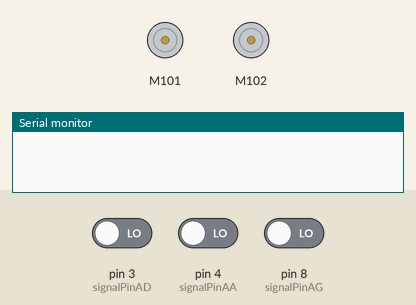
This sketch was run on a simulated Arduino Uno, built with avr-gcc and run on an emulated ATmega328P. Parts: 2 × DC motor (green arrow = forward, orange = backward, longer = faster), the last lines printed to the serial monitor. The test bench sets the inputs (shaded band); at power-on: pin 3 (signalPinAD) LOW, pin 4 (signalPinAA) LOW, pin 8 (signalPinAG) LOW. Random numbers use the default seed unless the sketch sets one.

Above: at 1.2 s.
1.3 s: pin 3 (signalPinAD) driven HIGH
At 2.3 s:
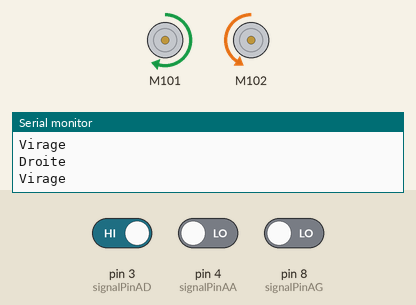
2.8 s: pin 4 (signalPinAA) driven HIGH
At 3.5 s:
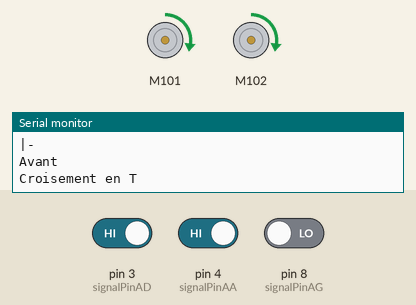
4.3 s: pin 8 (signalPinAG) driven HIGH
At 6.46 s:
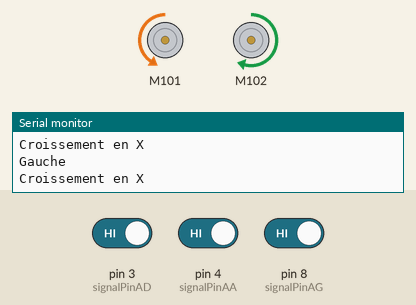
7.3 s: pin 4 (signalPinAA) driven LOW
Timing chart, 0 to 10.3 s (numbered marks = the images above; inputs shaded):
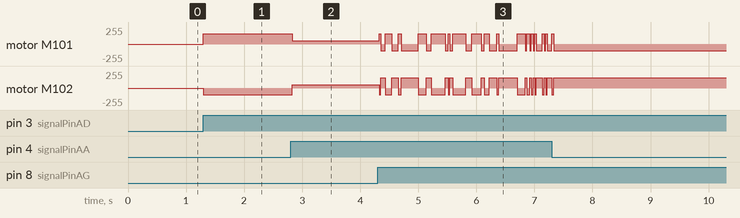

Measured:
- after the input at 1.3 s, motor M101: stopped → forward 153/255 at once; motor M102: stopped → backward 102/255 at once
- after the input at 2.8 s, motor M101: forward 153/255 → forward 51/255 at once; motor M102: backward 102/255 → forward 51/255 at once

The sketch:

TestSuivie.ino
```cpp
#include <SoftwareSerial.h>
#include <Wire.h>
#include "Grove_I2C_Motor_Driver.h"

int signalPinAG = 8; // Les différents capteurs
int signalPinAD = 3;
int signalPinAA = 4;

int AA = 0;
int AG = 0;
int AD = 0;
int Dir = 0;
int Solution = 0;
int reflex = 0;
#define I2C_ADDRESS 0x0f
void setup() {
  // put your setup code here, to run once:
  pinMode(signalPinAG, INPUT);
  pinMode(signalPinAG, INPUT);
  pinMode(signalPinAA, INPUT);
  Serial.begin(9600);
  Motor.begin(I2C_ADDRESS);
}

void loop() {

 /* if(HIGH == digitalRead(signalPinAA)){
  Dir = 3;
  }

  if(HIGH == digitalRead(signalPinAD)){
  Dir = 2;
  }

  if(HIGH == digitalRead(signalPinAG)){
  Dir = 1;
  }*/


 if((HIGH == digitalRead(signalPinAA) && HIGH != digitalRead(signalPinAG) && HIGH != digitalRead(signalPinAD)) || (HIGH != digitalRead(signalPinAA) && HIGH == digitalRead(signalPinAG) && HIGH != digitalRead(signalPinAD)) || (HIGH != digitalRead(signalPinAA) && HIGH != digitalRead(signalPinAG) && HIGH == digitalRead(signalPinAD))){

  Serial.println("Virage");
  if(HIGH == digitalRead(signalPinAA)){
  Dir = 3;
  }

  if(HIGH == digitalRead(signalPinAD)){
  Dir = 2;
  }

  if(HIGH == digitalRead(signalPinAG)){
  Dir = 1;
  }
 }


 if((HIGH == digitalRead(signalPinAA) && HIGH == digitalRead(signalPinAG) && HIGH != digitalRead(signalPinAD)) || (HIGH != digitalRead(signalPinAA) && HIGH == digitalRead(signalPinAG) && HIGH == digitalRead(signalPinAD)) || (HIGH == digitalRead(signalPinAA) && HIGH != digitalRead(signalPinAG) && HIGH == digitalRead(signalPinAD))){

  Serial.println("Croisement en T");
  if(HIGH == digitalRead(signalPinAA) && HIGH == digitalRead(signalPinAG) && HIGH != digitalRead(signalPinAD)){
  Serial.println("-|");
  Solution = random(1,2);
  if(Solution == 2){
  Dir = 3;
  }

  if(Solution == 1){
  Dir = 1;
  }
 }

 if (HIGH != digitalRead(signalPinAA) && HIGH == digitalRead(signalPinAG) && HIGH == digitalRead(signalPinAD)){
   Serial.println("--");
  Solution = random(1,2);
  if(Solution == 2){
  Dir = 2;
  }

  if(Solution == 1){
  Dir = 1;
  }
 }
 if (HIGH == digitalRead(signalPinAA) && HIGH != digitalRead(signalPinAG) && HIGH == digitalRead(signalPinAD)){
  Serial.println("|-");
  Solution = random(1,2);
  if(Solution == 1){
  Dir = 3;
  }

  if(Solution == 2){
  Dir = 2;
  }
}

}

 if(HIGH == digitalRead(signalPinAA) && HIGH == digitalRead(signalPinAG) && HIGH == digitalRead(signalPinAD)){
  // croissement en X
  Serial.println("Croissement en X");
  reflex = random(3);
  if(reflex == 3){
  Dir = 3;
  }

  if(reflex == 2){
  Dir = 2;
  }

  if(reflex == 1){
  Dir = 1;
  }
}

  /*if(HIGH == digitalRead(signalPinAG) && HIGH == digitalRead(signalPinAA) && HIGH != digitalRead(signalPinAD)){
  //-|


  }
  if(HIGH == digitalRead(signalPinAG) && HIGH == digitalRead(signalPinAD) && HIGH != digitalRead(signalPinAA)){
  //--

  }
  if(HIGH == digitalRead(signalPinAA) && HIGH == digitalRead(signalPinAD) && HIGH != digitalRead(signalPinAG)){
  //|-

  }
  if(HIGH == digitalRead(signalPinAG) && HIGH == digitalRead(signalPinAA) && HIGH == digitalRead(signalPinAG)){
  //-|-

  }*/

switch (Dir) {
  case 1 :
      Motor.speed(MOTOR1, -40);
      Motor.speed(MOTOR2, 60);
      Serial.println("Gauche");

  break;

  case 2 :
      Motor.speed(MOTOR1, 60);
      Motor.speed(MOTOR2, -40);
      Serial.println("Droite");
  break;

  case 3 :
      Motor.speed(MOTOR1, 20);
      Motor.speed(MOTOR2, 20);
      Serial.println("Avant");

  break;
}
}
```
